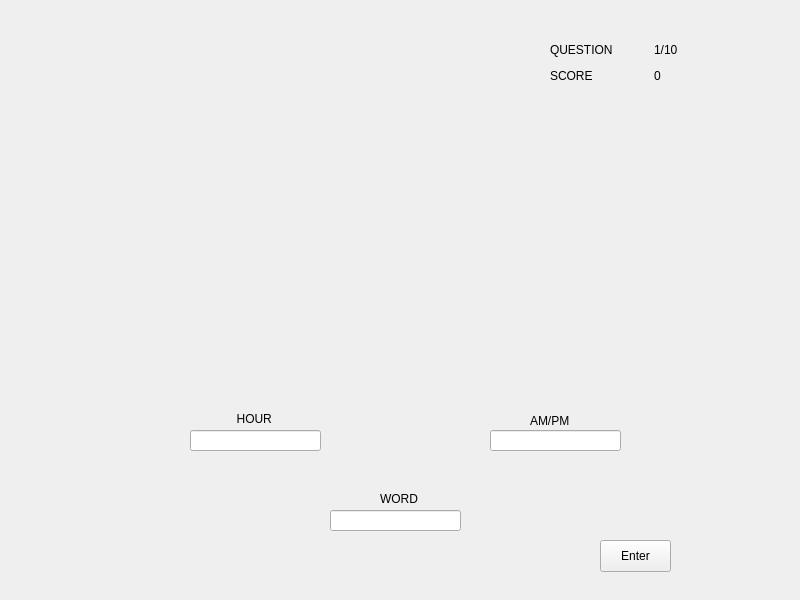
<?xml version="1.0" encoding="UTF-8"?>
<ui version="4.0">
 <class>AnalogClock</class>
 <widget class="QWidget" name="AnalogClock">
  <property name="geometry">
   <rect>
    <x>0</x>
    <y>0</y>
    <width>800</width>
    <height>600</height>
   </rect>
  </property>
  <property name="minimumSize">
   <size>
    <width>800</width>
    <height>600</height>
   </size>
  </property>
  <property name="windowTitle">
   <string>AnalogClock</string>
  </property>
  <widget class="QLineEdit" name="lineEdit_2">
   <property name="geometry">
    <rect>
     <x>490</x>
     <y>430</y>
     <width>131</width>
     <height>21</height>
    </rect>
   </property>
  </widget>
  <widget class="QLineEdit" name="lineEdit_3">
   <property name="geometry">
    <rect>
     <x>330</x>
     <y>510</y>
     <width>131</width>
     <height>21</height>
    </rect>
   </property>
  </widget>
  <widget class="QLineEdit" name="lineEdit">
   <property name="geometry">
    <rect>
     <x>190</x>
     <y>430</y>
     <width>131</width>
     <height>21</height>
    </rect>
   </property>
  </widget>
  <widget class="QLabel" name="label_9">
   <property name="geometry">
    <rect>
     <x>190</x>
     <y>410</y>
     <width>128</width>
     <height>18</height>
    </rect>
   </property>
   <property name="text">
    <string>              HOUR</string>
   </property>
  </widget>
  <widget class="QLabel" name="label_7">
   <property name="geometry">
    <rect>
     <x>380</x>
     <y>490</y>
     <width>51</width>
     <height>18</height>
    </rect>
   </property>
   <property name="text">
    <string>WORD</string>
   </property>
  </widget>
  <widget class="QWidget" name="gridLayoutWidget">
   <property name="geometry">
    <rect>
     <x>550</x>
     <y>40</y>
     <width>201</width>
     <height>71</height>
    </rect>
   </property>
   <layout class="QGridLayout" name="gridLayout_3">
    <item row="2" column="0">
     <widget class="QLabel" name="label_8">
      <property name="text">
       <string/>
      </property>
     </widget>
    </item>
    <item row="0" column="1">
     <widget class="QLabel" name="label_10">
      <property name="text">
       <string>1/10</string>
      </property>
     </widget>
    </item>
    <item row="1" column="1">
     <widget class="QLabel" name="label_11">
      <property name="text">
       <string>0</string>
      </property>
     </widget>
    </item>
    <item row="2" column="1">
     <widget class="QLabel" name="label_12">
      <property name="text">
       <string/>
      </property>
     </widget>
    </item>
    <item row="1" column="0">
     <widget class="QLabel" name="label_13">
      <property name="text">
       <string>SCORE</string>
      </property>
     </widget>
    </item>
    <item row="0" column="0">
     <widget class="QLabel" name="label_14">
      <property name="text">
       <string>QUESTION</string>
      </property>
     </widget>
    </item>
   </layout>
  </widget>
  <widget class="QPushButton" name="enterButton">
   <property name="geometry">
    <rect>
     <x>600</x>
     <y>540</y>
     <width>71</width>
     <height>32</height>
    </rect>
   </property>
   <property name="text">
    <string>Enter</string>
   </property>
  </widget>
  <widget class="QLabel" name="label_15">
   <property name="geometry">
    <rect>
     <x>530</x>
     <y>410</y>
     <width>51</width>
     <height>21</height>
    </rect>
   </property>
   <property name="text">
    <string>AM/PM</string>
   </property>
  </widget>
  <widget class="QLabel" name="img">
   <property name="geometry">
    <rect>
     <x>60</x>
     <y>40</y>
     <width>141</width>
     <height>101</height>
    </rect>
   </property>
   <property name="text">
    <string/>
   </property>
  </widget>
 </widget>
 <resources/>
 <connections/>
</ui>
